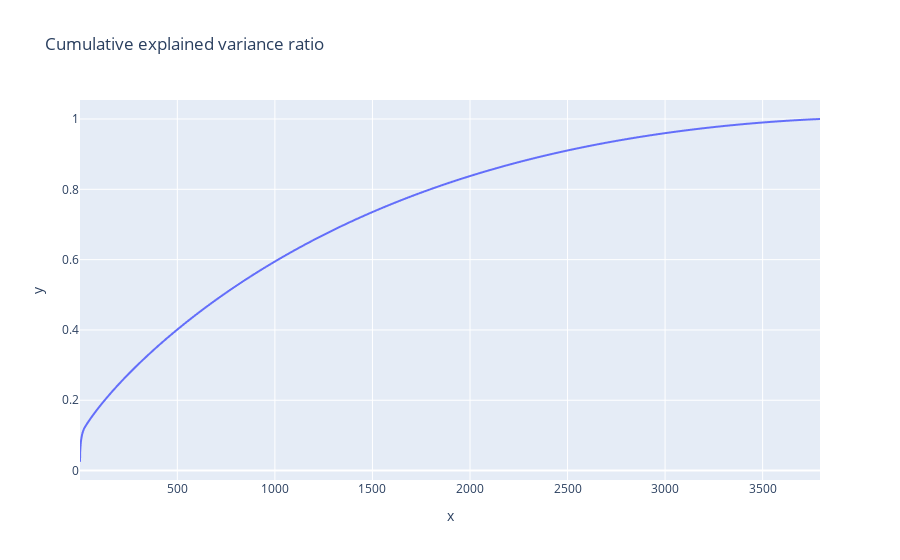

The code cell stored with this chart in its notebook:
### Markdown cell above
Attempt to reduce dimensions by PCA

### Code cell
# make PCA
from sklearn.decomposition import PCA
pca = PCA()
pca.fit(X_train_df_standardized)
explained_variance_ratio = pca.explained_variance_ratio_
cumulative_explained_variance_ratio = np.cumsum(explained_variance_ratio)
px.line(x=np.arange(1, len(cumulative_explained_variance_ratio) + 1), y=cumulative_explained_variance_ratio, title='Cumulative explained variance ratio')

### Figure 1 — Plotly figure (JSON) as saved in the notebook; plotly's stock layout.template omitted (floating-point values rounded to 4 significant figures; data arrays with more than 128 entries replaced by an {"elided": "..."} marker saying what was removed)
{"data": [{"hovertemplate": "x=%{x}<br>y=%{y}<extra></extra>", "legendgroup": "", "line": {"color": "#636efa", "dash": "solid"}, "marker": {"symbol": "circle"}, "mode": "lines", "name": "", "showlegend": false, "type": "scattergl", "x": {"elided": "3794 int values"}, "xaxis": "x", "y": {"elided": "3794 float values"}, "yaxis": "y"}], "layout": {"legend": {"tracegroupgap": 0}, "title": {"text": "Cumulative explained variance ratio"}, "xaxis": {"anchor": "y", "domain": [0, 1], "title": {"text": "x"}}, "yaxis": {"anchor": "x", "domain": [0, 1], "title": {"text": "y"}}}}
